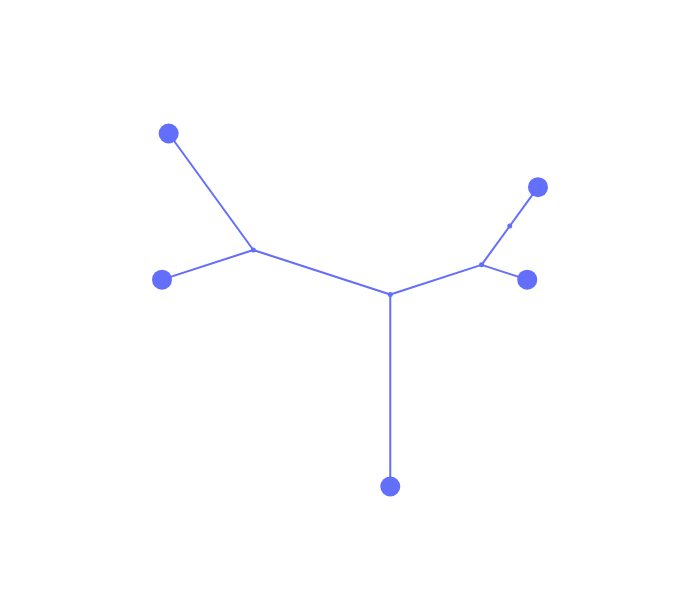

Notebook code cell kept with this figure:
### Code cell
anjl.plot(Z=Z2r, line_width=2, marker_size=20, internal_marker_size=5)

### Figure 1 — Plotly figure (JSON) as saved in the notebook; plotly's stock layout.template omitted (floating-point values rounded to 4 significant figures)
{"data": [{"hovertemplate": "x=%{x}<br>y=%{y}<extra></extra>", "legendgroup": "", "line": {"color": "#636efa", "dash": "solid", "width": 2}, "marker": {"symbol": "circle"}, "mode": "lines", "name": "", "orientation": "v", "showlegend": false, "type": "scatter", "x": [0, 0.5878, null, 0, -0.5878, null, -0.5878, 0.3633, null, -0.5878, -2.49, null, -2.49, -2.49, null, -2.49, -5.343, null, -5.343, -7.245, null, -5.343, -7.106, null], "xaxis": "x", "y": [0, 0.809, null, 0, -0.809, null, -0.809, -1.118, null, -0.809, -1.427, null, -1.427, -5.427, null, -1.427, -0.5, null, -0.5, -1.118, null, -0.5, 1.927, null], "yaxis": "y"}, {"hovertemplate": "<b>%{hovertext}</b><br><br>x=%{x}<br>y=%{y}<extra></extra>", "hovertext": [1, 0, 2, 4, 3], "legendgroup": "", "marker": {"color": "#636efa", "size": 20, "symbol": "circle"}, "mode": "markers", "name": "", "orientation": "v", "showlegend": false, "type": "scatter", "x": [-7.106, -7.245, -2.49, 0.3633, 0.5878], "xaxis": "x", "y": [1.927, -1.118, -5.427, -1.118, 0.809], "yaxis": "y"}, {"hovertemplate": "<b>%{hovertext}</b><br><br>x=%{x}<br>y=%{y}<extra></extra>", "hovertext": [8, 7, 6, 5], "legendgroup": "", "marker": {"color": "#636efa", "size": 5, "symbol": "circle"}, "mode": "markers", "name": "", "orientation": "v", "showlegend": false, "type": "scatter", "x": [0, -0.5878, -2.49, -5.343], "xaxis": "x", "y": [0, -0.809, -1.427, -0.5], "yaxis": "y"}], "layout": {"height": 600, "legend": {"itemsizing": "constant", "tracegroupgap": 0}, "width": 700, "xaxis": {"autorange": true, "domain": [0, 1], "mirror": false, "range": [-8.954, 2.296], "showgrid": false, "showline": false, "showticklabels": false, "ticks": "", "title": {}, "type": "linear"}, "yaxis": {"autorange": true, "domain": [0, 1], "mirror": false, "range": [-6.125, 2.625], "scaleanchor": "x", "scaleratio": 1, "showgrid": false, "showline": false, "showticklabels": false, "ticks": "", "title": {}, "type": "linear"}}}
